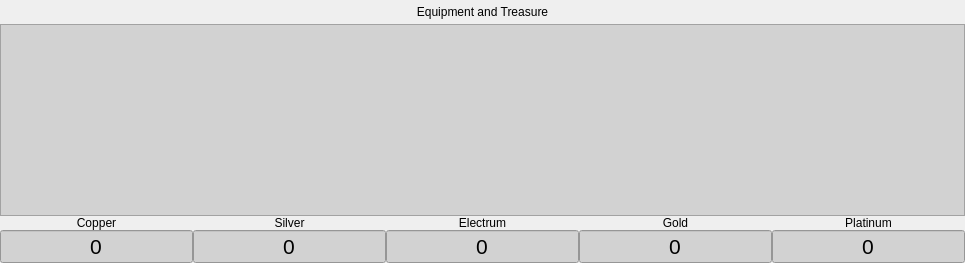
          <widget class="QWidget" name="tab_CharacterSheet_Equipment">
           <attribute name="title">
            <string>Equipment</string>
           </attribute>
           <layout class="QGridLayout" name="gridLayout_4">
            <property name="leftMargin">
             <number>0</number>
            </property>
            <property name="topMargin">
             <number>0</number>
            </property>
            <property name="rightMargin">
             <number>0</number>
            </property>
            <property name="bottomMargin">
             <number>0</number>
            </property>
            <property name="spacing">
             <number>0</number>
            </property>
            <item row="0" column="0">
             <layout class="QVBoxLayout" name="equipmentLayout" stretch="8,1">
              <property name="spacing">
               <number>0</number>
              </property>
              <item>
               <layout class="QVBoxLayout" name="equipmentAndTreasureLayout" stretch="0,0">
                <property name="spacing">
                 <number>5</number>
                </property>
                <property name="topMargin">
                 <number>5</number>
                </property>
                <item>
                 <widget class="QLabel" name="equipmentLabel">
                  <property name="font">
                   <font>
                    <family>Nirmala UI</family>
                   </font>
                  </property>
                  <property name="text">
                   <string>Equipment and Treasure</string>
                  </property>
                  <property name="alignment">
                   <set>Qt::AlignCenter</set>
                  </property>
                 </widget>
                </item>
                <item>
                 <widget class="QTextEdit" name="textEdit_Equipment">
                  <property name="font">
                   <font>
                    <family>Nirmala UI</family>
                   </font>
                  </property>
                  <property name="styleSheet">
                   <string notr="true">background-color: rgb(210, 210, 210);</string>
                  </property>
                 </widget>
                </item>
               </layout>
              </item>
              <item>
               <layout class="QHBoxLayout" name="currencyLayout" stretch="1,1,1,1,1">
                <property name="spacing">
                 <number>0</number>
                </property>
                <item>
                 <layout class="QVBoxLayout" name="copperLayout" stretch="1,2">
                  <property name="spacing">
                   <number>0</number>
                  </property>
                  <item>
                   <widget class="QLabel" name="copperLabel">
                    <property name="sizePolicy">
                     <sizepolicy hsizetype="Preferred" vsizetype="Preferred">
                      <horstretch>0</horstretch>
                      <verstretch>0</verstretch>
                     </sizepolicy>
                    </property>
                    <property name="font">
                     <font>
                      <family>Nirmala UI</family>
                      <underline>false</underline>
                     </font>
                    </property>
                    <property name="text">
                     <string>Copper</string>
                    </property>
                    <property name="alignment">
                     <set>Qt::AlignCenter</set>
                    </property>
                   </widget>
                  </item>
                  <item>
                   <widget class="QLineEdit" name="lineEdit_Copper">
                    <property name="sizePolicy">
                     <sizepolicy hsizetype="Expanding" vsizetype="Preferred">
                      <horstretch>0</horstretch>
                      <verstretch>0</verstretch>
                     </sizepolicy>
                    </property>
                    <property name="font">
                     <font>
                      <family>Nirmala UI</family>
                      <pointsize>16</pointsize>
                     </font>
                    </property>
                    <property name="styleSheet">
                     <string notr="true">background-color: rgb(210, 210, 210);</string>
                    </property>
                    <property name="text">
                     <string>0</string>
                    </property>
                    <property name="frame">
                     <bool>true</bool>
                    </property>
                    <property name="alignment">
                     <set>Qt::AlignCenter</set>
                    </property>
                   </widget>
                  </item>
                 </layout>
                </item>
                <item>
                 <layout class="QVBoxLayout" name="silverLayout" stretch="1,2">
                  <property name="spacing">
                   <number>0</number>
                  </property>
                  <item>
                   <widget class="QLabel" name="silverLabel">
                    <property name="sizePolicy">
                     <sizepolicy hsizetype="Preferred" vsizetype="Preferred">
                      <horstretch>0</horstretch>
                      <verstretch>0</verstretch>
                     </sizepolicy>
                    </property>
                    <property name="font">
                     <font>
                      <family>Nirmala UI</family>
                     </font>
                    </property>
                    <property name="text">
                     <string>Silver</string>
                    </property>
                    <property name="alignment">
                     <set>Qt::AlignCenter</set>
                    </property>
                   </widget>
                  </item>
                  <item>
                   <widget class="QLineEdit" name="lineEdit_Silver">
                    <property name="sizePolicy">
                     <sizepolicy hsizetype="Expanding" vsizetype="Preferred">
                      <horstretch>0</horstretch>
                      <verstretch>0</verstretch>
                     </sizepolicy>
                    </property>
                    <property name="font">
                     <font>
                      <family>Nirmala UI</family>
                      <pointsize>16</pointsize>
                     </font>
                    </property>
                    <property name="styleSheet">
                     <string notr="true">background-color: rgb(210, 210, 210);</string>
                    </property>
                    <property name="text">
                     <string>0</string>
                    </property>
                    <property name="frame">
                     <bool>true</bool>
                    </property>
                    <property name="alignment">
                     <set>Qt::AlignCenter</set>
                    </property>
                   </widget>
                  </item>
                 </layout>
                </item>
                <item>
                 <layout class="QVBoxLayout" name="electrumLayout" stretch="1,2">
                  <property name="spacing">
                   <number>0</number>
                  </property>
                  <item>
                   <widget class="QLabel" name="electrumLabel">
                    <property name="sizePolicy">
                     <sizepolicy hsizetype="Preferred" vsizetype="Preferred">
                      <horstretch>0</horstretch>
                      <verstretch>0</verstretch>
                     </sizepolicy>
                    </property>
                    <property name="font">
                     <font>
                      <family>Nirmala UI</family>
                     </font>
                    </property>
                    <property name="text">
                     <string>Electrum</string>
                    </property>
                    <property name="alignment">
                     <set>Qt::AlignCenter</set>
                    </property>
                   </widget>
                  </item>
                  <item>
                   <widget class="QLineEdit" name="lineEdit_Electrum">
                    <property name="sizePolicy">
                     <sizepolicy hsizetype="Expanding" vsizetype="Preferred">
                      <horstretch>0</horstretch>
                      <verstretch>0</verstretch>
                     </sizepolicy>
                    </property>
                    <property name="font">
                     <font>
                      <family>Nirmala UI</family>
                      <pointsize>16</pointsize>
                     </font>
                    </property>
                    <property name="styleSheet">
                     <string notr="true">background-color: rgb(210, 210, 210);</string>
                    </property>
                    <property name="text">
                     <string>0</string>
                    </property>
                    <property name="frame">
                     <bool>true</bool>
                    </property>
                    <property name="alignment">
                     <set>Qt::AlignCenter</set>
                    </property>
                   </widget>
                  </item>
                 </layout>
                </item>
                <item>
                 <layout class="QVBoxLayout" name="goldLayout" stretch="1,2">
                  <property name="spacing">
                   <number>0</number>
                  </property>
                  <item>
                   <widget class="QLabel" name="goldLabel">
                    <property name="sizePolicy">
                     <sizepolicy hsizetype="Preferred" vsizetype="Preferred">
                      <horstretch>0</horstretch>
                      <verstretch>0</verstretch>
                     </sizepolicy>
                    </property>
                    <property name="font">
                     <font>
                      <family>Nirmala UI</family>
                     </font>
                    </property>
                    <property name="text">
                     <string>Gold</string>
                    </property>
                    <property name="alignment">
                     <set>Qt::AlignCenter</set>
                    </property>
                   </widget>
                  </item>
                  <item>
                   <widget class="QLineEdit" name="lineEdit_Gold">
                    <property name="sizePolicy">
                     <sizepolicy hsizetype="Expanding" vsizetype="Preferred">
                      <horstretch>0</horstretch>
                      <verstretch>0</verstretch>
                     </sizepolicy>
                    </property>
                    <property name="font">
                     <font>
                      <family>Nirmala UI</family>
                      <pointsize>16</pointsize>
                     </font>
                    </property>
                    <property name="styleSheet">
                     <string notr="true">background-color: rgb(210, 210, 210);</string>
                    </property>
                    <property name="text">
                     <string>0</string>
                    </property>
                    <property name="frame">
                     <bool>true</bool>
                    </property>
                    <property name="alignment">
                     <set>Qt::AlignCenter</set>
                    </property>
                   </widget>
                  </item>
                 </layout>
                </item>
                <item>
                 <layout class="QVBoxLayout" name="platinumLayout" stretch="1,2">
                  <property name="spacing">
                   <number>0</number>
                  </property>
                  <item>
                   <widget class="QLabel" name="platinumLabel">
                    <property name="sizePolicy">
                     <sizepolicy hsizetype="Preferred" vsizetype="Preferred">
                      <horstretch>0</horstretch>
                      <verstretch>0</verstretch>
                     </sizepolicy>
                    </property>
                    <property name="font">
                     <font>
                      <family>Nirmala UI</family>
                     </font>
                    </property>
                    <property name="text">
                     <string>Platinum</string>
                    </property>
                    <property name="alignment">
                     <set>Qt::AlignCenter</set>
                    </property>
                   </widget>
                  </item>
                  <item>
                   <widget class="QLineEdit" name="lineEdit_Platinum">
                    <property name="sizePolicy">
                     <sizepolicy hsizetype="Expanding" vsizetype="Preferred">
                      <horstretch>0</horstretch>
                      <verstretch>0</verstretch>
                     </sizepolicy>
                    </property>
                    <property name="font">
                     <font>
                      <family>Nirmala UI</family>
                      <pointsize>16</pointsize>
                     </font>
                    </property>
                    <property name="styleSheet">
                     <string notr="true">background-color: rgb(210, 210, 210);</string>
                    </property>
                    <property name="text">
                     <string>0</string>
                    </property>
                    <property name="frame">
                     <bool>true</bool>
                    </property>
                    <property name="alignment">
                     <set>Qt::AlignCenter</set>
                    </property>
                   </widget>
                  </item>
                 </layout>
                </item>
               </layout>
              </item>
             </layout>
            </item>
           </layout>
          </widget>
